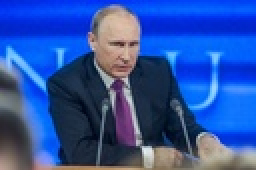
%> input picture images/putin-stock-free.jpg, 128 x 85 px, shrunk from 1920 x 1272 before the run, given in place of Lenna.png, which was not available (shown 2 times larger)
$ octave log_transfom.m   (GNU Octave 9; MATLAB toolbox functions it lacks are replaced by stand-ins)
%> lines starting %> are read from the running program, lines starting %| are printed output that depends on the picture; pictures that were not available may be replaced by others from this repository, and a replacement may not be noted
clc;
close all;
clear all;

rgbi = imread('F:\dip_simulation2_Kunwar_Subhransu\images\Lenna.png');
%> rgbi is the input picture: size 85x128x3 uint8; mean R, G, B 45.3, 82.8, 165.4
gryi = rgb2gray(rgbi);
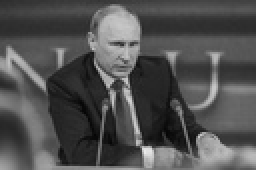
%> gryi: size 85x128 uint8 (shown 2 times larger); min 5, max 233, mean 81
gryi = im2double(gryi);
%> gryi: size 85x128 double
g = gryi;
const_=input('Enter the constant value:');
%> the answer given: 3
[M N] = size(gryi);
%> M = 85; N = 128
r = [0:255];
r = r/max(r);
%disp(r);
s = const_(1)*log(1+r);
count_=0
for i = 1:M
    for j = 1:N
        value = 0;
        for k = 1:256
            if (gryi(i,j)==r(k))
                value=s(k);
                %count_ = count_+1
            end
        end
        g(i,j)=value;
    end
end
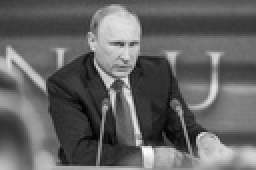
%> g: size 85x128 double (shown 2 times larger); min 0.0583, max 1.95, mean 0.804; drawn with min black and max white
%disp(count_);
subplot(3,3,1);
imshow(gryi);
subplot(3,3,2);
imshow(g);
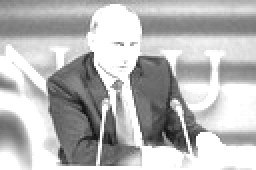
%> displayed picture: size 85x128, on the screen's scale of 0 to 255 (shown 2 times larger); min 15, max 255, mean 184.6
subplot(3,3,3);

figure, plot(r,s);
%> after `plot(r,s)`:
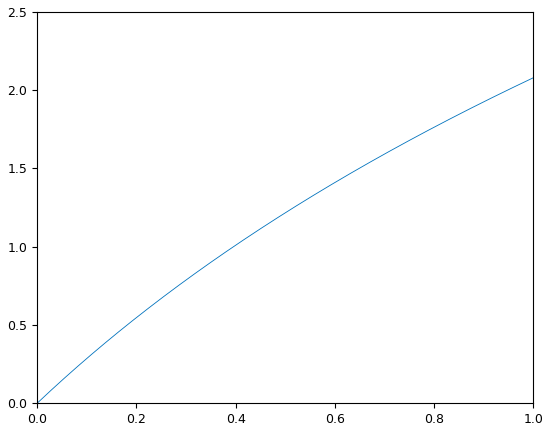
%> figure redrawn from the program's plot data; curve peaks at x = 1, y = 2.08

subplot(3,3,4);

subplot(3,3,5);

subplot(3,3,6);
